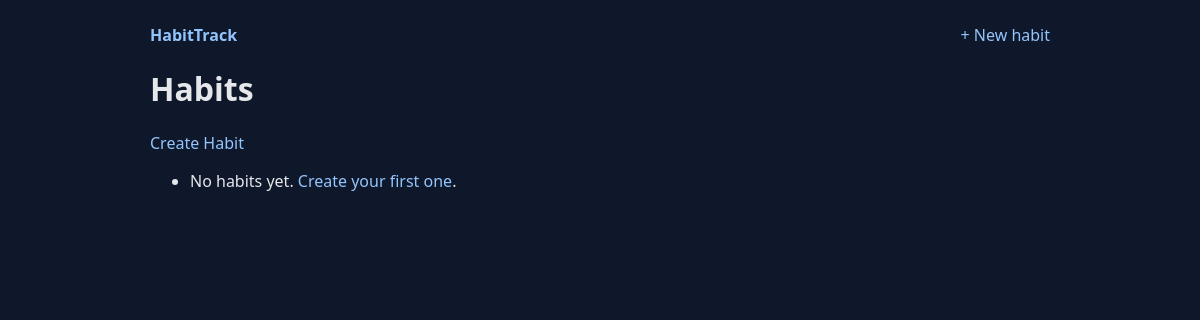
/, run on an earlier commit of the app's database.
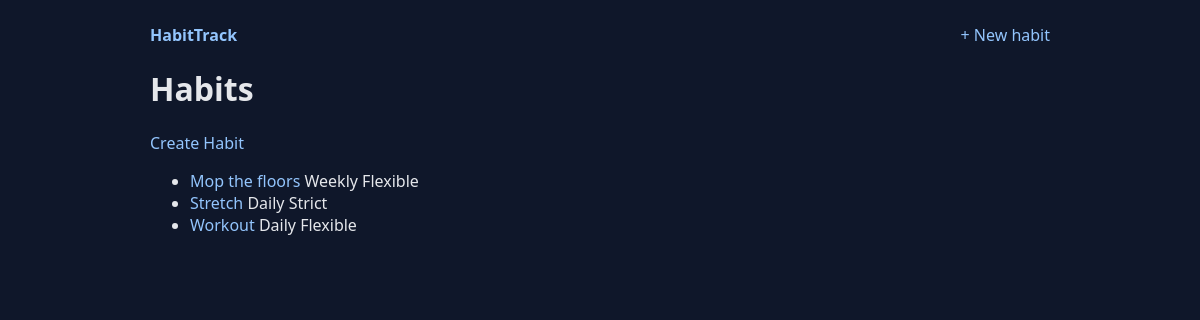
And on a later commit of the database.
### habits/models.py (models this page shows, shortened)
class Habit(models.Model):
    name = models.CharField(max_length=100)
    habit_type = models.CharField(max_length=10, choices=[("daily", "Daily"), ("weekly", "Weekly")])
    strategy = models.CharField(max_length = 10, choices=[("strict", "Strict"), ("flexible", "Flexible")] )

### habits/views.py (the view)
# urls.py: 2. Add a URL to urlpatterns:  path('', views.home, name='home')
def home(request):
    habits = Habit.objects.all().order_by("name")
    return render(request, "habits/home.html", {"habits": habits})

### habits/templates/habits/home.html
{% extends "base.html" %}
{% block content %}
<h1>Habits</h1>
<p><a href="{% url 'habits:create_habit' %}">Create Habit</a></p>
<ul>
  {% for h in habits %}
    <li>
      <a href="{% url 'habits:habit_detail' h.pk %}">{{ h.name }}</a>
      <span class="pill">{{ h.get_habit_type_display }}</span>
      <span class="pill">{{ h.get_strategy_display }}</span>
    </li>
  {% empty %}
    <li>No habits yet. <a href="{% url 'habits:create_habit' %}">Create your first one</a>.</li>
  {% endfor %}
</ul>
{% endblock %}

What changed in the data, as far as the page shows it:
added Habit: name "Mop the floors", habit_type "Weekly", strategy "Flexible"
added Habit: name "Stretch", habit_type "Daily", strategy "Strict"
added Habit: name "Workout", habit_type "Daily", strategy "Flexible"
Also different on the page:
text no longer shown: "No habits yet. Create your first one ."
